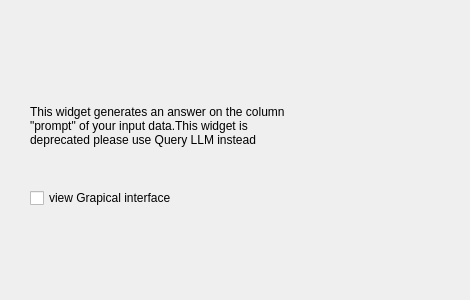
<?xml version="1.0" encoding="UTF-8"?>
<ui version="4.0">
 <class>Form</class>
 <widget class="QWidget" name="Form">
  <property name="geometry">
   <rect>
    <x>0</x>
    <y>0</y>
    <width>470</width>
    <height>300</height>
   </rect>
  </property>
  <property name="windowTitle">
   <string>Form</string>
  </property>
  <widget class="QLabel" name="Description">
   <property name="geometry">
    <rect>
     <x>30</x>
     <y>70</y>
     <width>261</width>
     <height>111</height>
    </rect>
   </property>
   <property name="text">
    <string>This widget generates an answer on the column &quot;prompt&quot; of your input data.This widget is deprecated please use Query LLM instead</string>
   </property>
   <property name="textFormat">
    <enum>Qt::AutoText</enum>
   </property>
   <property name="alignment">
    <set>Qt::AlignLeading|Qt::AlignLeft|Qt::AlignVCenter</set>
   </property>
   <property name="wordWrap">
    <bool>true</bool>
   </property>
  </widget>
  <widget class="QCheckBox" name="checkBox">
   <property name="geometry">
    <rect>
     <x>30</x>
     <y>190</y>
     <width>221</width>
     <height>16</height>
    </rect>
   </property>
   <property name="text">
    <string>view Grapical interface</string>
   </property>
   <property name="tristate">
    <bool>true</bool>
   </property>
  </widget>
  <widget class="QLabel" name="label">
   <property name="geometry">
    <rect>
     <x>40</x>
     <y>150</y>
     <width>251</width>
     <height>16</height>
    </rect>
   </property>
   <property name="text">
    <string/>
   </property>
  </widget>
 </widget>
 <resources/>
 <connections/>
</ui>
